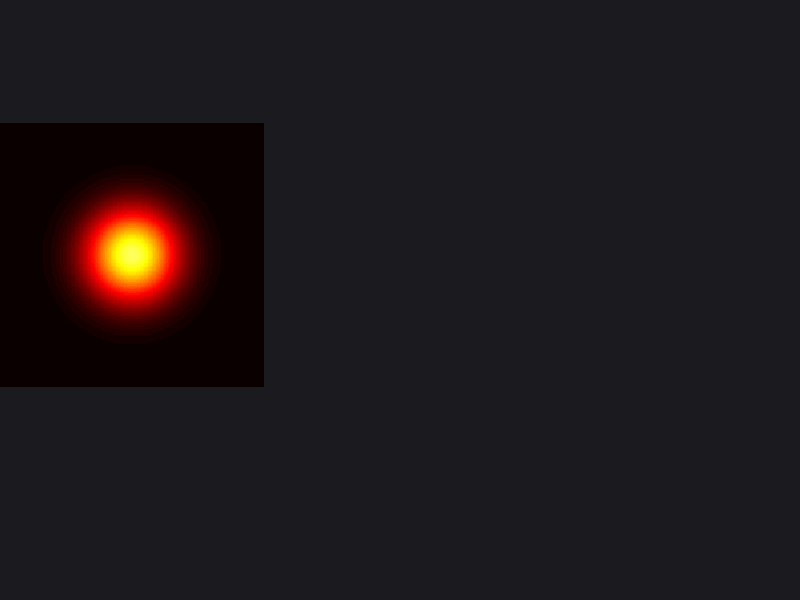

MATLAB code to generate this figure: (Note: this script raises an error after producing the figure.)
% =========================================================================
% Script: generate_header_demo.m
% Description: ARCS README 首页动图 V3.3 (全员完赛修正版)
% Changelog V3.3:
%   - 【修复】中间组(s=2) 无法到达终点的问题：大幅提升其速度，并增加指向目标的权重。
%   - 微调帧数至 150，给绕行组更多时间余量。
% =========================================================================

clear; clc; close all;

% --- 1. 基础设置 ---
T_final = 150;           % 【修正】微调帧数，给绕行组留足时间
n_agents = 45;           % 粒子数量
map_res = 200;           % 渲染分辨率
color_bg = [0.1 0.1 0.12];   % 深色背景
color_agent = [0.4 0.95 1];  % 荧光蓝
color_trail = [0.2 0.8 1];   % 拖尾色

% --- 2. 场景定义 ---
start_center = [8, 8];        % 起点
target_pos = [95, 95];        % 终点
center = [50, 50];            % 干扰中心

% 创建干扰场
[X, Y] = meshgrid(linspace(0,100,map_res), linspace(0,100,map_res));
sigma = 12; 
Field = exp(-((X-center(1)).^2 + (Y-center(2)).^2) / (2*sigma^2));

% 初始化窗口
hFig = figure('Color', color_bg, 'Position', [100, 100, 1200, 380], ...
    'InvertHardcopy', 'off', 'MenuBar', 'none', 'ToolBar', 'none');

% --- 3. 运动学初始化 ---
start_pos = [start_center(1) + 5*randn(n_agents,1), start_center(2) + 5*randn(n_agents,1)];
history_len = 12; 
pos_history = zeros(n_agents, 2, 3, history_len); 
for h=1:history_len, pos_history(:,:,:,h) = repmat(start_pos, [1, 1, 3]); end

pos = repmat(start_pos, [1, 1, 3]); 
health = ones(n_agents, 3);
finished = false(n_agents, 3);
gifFilename = 'header_demo.gif';

fprintf('正在渲染 V3.3 (中间组修复版)...\n');

% --- 4. 动画主循环 ---
for t = 1:T_final
    % 动态显影
    fade_in = min(1, max(0, (t - 10) / 40)); 
    
    % 更新历史
    pos_history(:,:,:,2:end) = pos_history(:,:,:,1:end-1);
    pos_history(:,:,:,1) = pos;
    
    % === 运动逻辑更新 ===
    for s = 1:3
        for i = 1:n_agents
            % 到达锁定
            if finished(i,s) 
                pos(i,:,s) = target_pos + 0.5*randn(1,2);
                continue; 
            end
            % 死亡锁定
            if health(i,s) <= 0, continue; end
            
            p = squeeze(pos(i, :, s));
            dist = norm(p - center);
            dir_target = (target_pos - p) / (norm(target_pos - p)+0.01);
            
            speed = 1.6; % 基础速度
            vel = [0,0];
            
            if s == 1 % 【策略A: 直穿】
                vel = dir_target * speed * 1.8; 
                
            elseif s == 2 % 【策略B: 绕行】 (核心修正区域)
                detect_r = 30; % 稍微加大探测半径，提早变向
                if dist < detect_r
                    dir_rep = (p - center) / dist;
                    tangent = [-dir_rep(2), dir_rep(1)];
                    
                    % 【修正点1】: 提高 dir_target 权重 (0.1 -> 0.4)，让它更想去终点
                    % 降低 tangent 权重 (1.5 -> 1.2)，避免绕得太远
                    vel = (tangent * 1.2 + dir_rep * 0.3 + dir_target * 0.4); 
                    
                    % 【修正点2】: 大幅提速 (1.6 -> 2.0)，补偿路程损耗
                    vel = vel / norm(vel) * speed * 2.0; 
                else
                    % 正常飞行时也提速，确保能追上进度
                    vel = dir_target * speed * 2.0;
                end
                
            elseif s == 3 % 【策略C: ARCS】
                if dist < 18 
                    dir_rep = (p - center) / dist;
                    tangent = [-dir_rep(2), dir_rep(1)];
                    vel = (tangent * 0.6 + dir_target * 0.8);
                    vel = vel / norm(vel) * speed * 1.8; 
                else
                    vel = dir_target * speed * 1.8;
                end
            end
            
            % 更新位置
            pos(i, :, s) = p + vel + 0.1*randn(1,2);
            
            % === 损伤逻辑 (保持不变) ===
            dmg = 0;
            if dist < 45
                field_val = Field(min(map_res, max(1, round(p(2)/100*map_res))), ...
                                  min(map_res, max(1, round(p(1)/100*map_res))));
                dmg = 0.8 * field_val;
            end
            
            if s==1 
                if dist < 15, dmg = 0.2; 
                elseif dist < 30, dmg = 0.02; 
                else, dmg = 0; end
            end 
            
            if s==3, dmg = dmg * 0.1; end 
            
            health(i,s) = health(i,s) - dmg;
            
            % 判定到达 (放宽一点判定范围，确保容易吸入终点)
            if p(1) > 92 && p(2) > 92
                finished(i,s) = true; 
            end
        end
    end
    
    % === 绘图渲染 ===
    clf;
    titles = {'Naive Penetration', 'Conservative Avoidance', 'ARCS (Optimal)'};
    
    for s = 1:3
        ax = axes('Position', [(s-1)/3, 0.15, 0.33, 0.85]);
        hold on;
        set(ax, 'Color', color_bg, 'XColor', 'none', 'YColor', 'none', ...
            'XLim', [0 100], 'YLim', [0 100], 'DataAspectRatio', [1 1 1]);
        
        % 场
        hImg = imagesc([0 100], [0 100], Field);
        colormap(ax, 'hot'); caxis([0 1.2]); 
        set(hImg, 'AlphaData', Field * 0.7 * fade_in); 
        
        % 拖尾
        for k = history_len:-1:1
            alpha = (1 - k/history_len) * 0.5;
            px = squeeze(pos_history(:,1,s,k));
            py = squeeze(pos_history(:,2,s,k));
            alive = health(:,s) > 0;
            if any(alive)
                plot(px(alive), py(alive), '.', 'Color', [color_trail alpha], 'MarkerSize', 5 + alpha*5);
            end
        end
        
        % 智能体
        alive = health(:,s) > 0;
        if any(alive)
            plot(pos(alive,1,s), pos(alive,2,s), 'o', ...
                'MarkerFaceColor', 'w', 'MarkerEdgeColor', color_agent, 'MarkerSize', 4, 'LineWidth', 1);
        end
        
        % 标题
        text(50, 95, titles{s}, 'Color', [0.8 0.8 0.8], 'FontName', 'Helvetica', ...
            'FontSize', 11, 'FontWeight', 'bold', 'HorizontalAlignment', 'center');
        
        % 动态字幕
        res_str = ''; res_col = 'w';
        if s==1 
            if sum(health(:,s)>0) == 0, res_str = 'DESTROYED'; res_col = [1 0.3 0.3]; end
        elseif s==2 
            % 中间组到达后显示
            if all(finished(:,s)), res_str = 'SAFE BUT SLOW'; res_col = [1 0.8 0.2]; end
        elseif s==3 
            if all(finished(:,s)), res_str = 'OPTIMAL'; res_col = [0.4 1 0.4]; end
        end
        
        if ~isempty(res_str)
            text(50, 50, res_str, 'Color', res_col, 'FontSize', 14, 'FontWeight', 'bold', 'HorizontalAlignment', 'center');
        end
        
        % 血条
        avg_h = max(0, mean(health(:,s)));
        if avg_h > 0
            rectangle('Position', [20, 5, 60, 2], 'FaceColor', [0.2 0.2 0.2], 'EdgeColor', 'none');
            bar_col = [1-avg_h, avg_h, 0.2];
            rectangle('Position', [20, 5, 60*avg_h, 2], 'FaceColor', bar_col, 'EdgeColor', 'none');
        end
    end
    
    % === 抓取帧 ===
    drawnow; frame = getframe(hFig); im = frame2im(frame); [imind, cm] = rgb2ind(im, 256);
    if t == 1, imwrite(imind, cm, gifFilename, 'gif', 'LoopCount', inf, 'DelayTime', 0.08);
    else, imwrite(imind, cm, gifFilename, 'gif', 'WriteMode', 'append', 'DelayTime', 0.08); end
end
fprintf('V3.3 (修复版) 生成完毕: %s\n', gifFilename);
